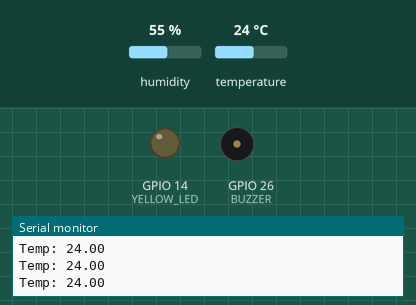
The sketch below on a simulated ESP32. Shown: output pins drawn as LEDs (lit = HIGH), buzzer (waves = sounding, pin HIGH), the last lines printed to the serial monitor. Inputs (shaded band) come from the test bench; at power-on: temperature 24 °C, humidity 55 %.

Above: at 6.2 s.
6.3 s: temperature set to 24.9 °C
At 10.6 s:
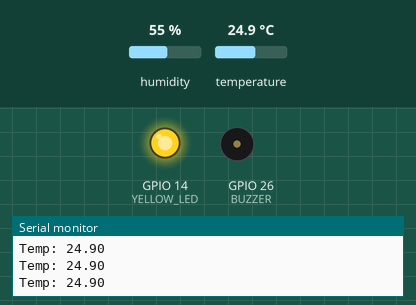
11.3 s: temperature set to 12 °C
At 12.9 s:
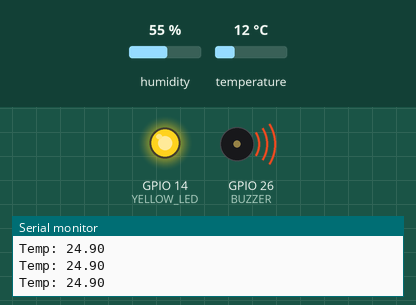
15.5 s: temperature set to 28 °C
At 18.5 s:
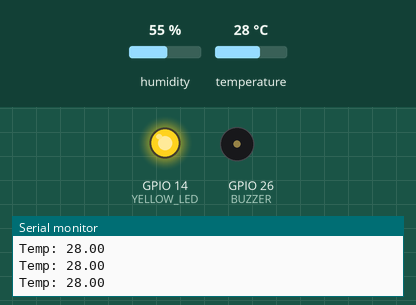
20.5 s: temperature set to 19 °C
At 23.1 s:
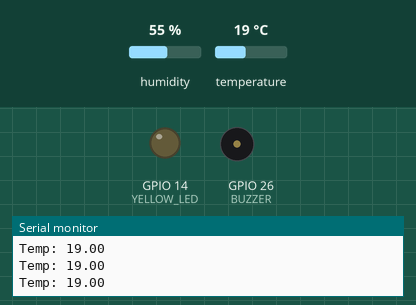
Timing chart, 0 to 24.5 s (numbered marks = the images above; inputs shaded):
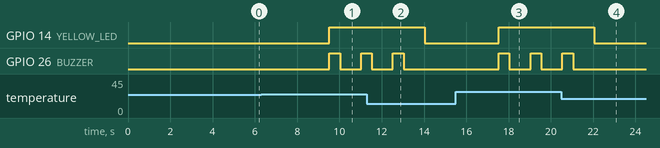

Measured:
- the behaviour switches between 24.3 and 24.4 °C on temperature (found by bisection; images 0 and 1)
- after the input at 6.3 s, GPIO 14 (YELLOW_LED): LOW → HIGH after 3.2 s; GPIO 26 (BUZZER): LOW → HIGH after 3.2 s, → LOW 0.50 s later, → HIGH 1.0 s later
- after the input at 11.3 s, GPIO 14 (YELLOW_LED): HIGH → LOW after 2.7 s; GPIO 26 (BUZZER): goes on until 13.0 s, then stays LOW
- after the input at 15.5 s, GPIO 14 (YELLOW_LED): LOW → HIGH after 2.0 s; GPIO 26 (BUZZER): alternates HIGH for 0.50 s and LOW for 1.0 s, starting after 2.0 s
- after the input at 20.5 s, GPIO 14 (YELLOW_LED): HIGH → LOW after 1.6 s; GPIO 26 (BUZZER): goes on until 21.0 s, then stays LOW

The sketch:

Temperature_sensor.ino
```cpp
#include <DHT.h>   // Library for DHT temperature sensor

#define DHTPIN 4
#define DHTTYPE DHT22
#define YELLOW_LED 14
#define BUZZER 26

DHT dht(DHTPIN, DHTTYPE);

float baseTemp = 0;              // Baseline temperature
const float TEMP_OFFSET = 0.3;   // Threshold offset for fault detection

int tCount = 0; // Counter to confirm fault (avoid false triggers)

void setup() {
  Serial.begin(115200);
  dht.begin();

  pinMode(YELLOW_LED, OUTPUT);
  pinMode(BUZZER, OUTPUT);

  Serial.println("Calibrating...");

  // Take multiple readings to calculate stable baseline temperature
  for (int i = 0; i < 10; i++) {
    baseTemp += dht.readTemperature();
    delay(500);
  }
  baseTemp /= 10; // Average baseline

  Serial.print("Baseline: ");
  Serial.println(baseTemp);
}

void loop() {

  float temp = dht.readTemperature(); // Read current temperature

  // If sensor fails, use baseline value to avoid NaN issues
  if (isnan(temp)) temp = baseTemp;

  // Check if temperature exceeds threshold consistently
  if (temp > baseTemp + TEMP_OFFSET) tCount++;
  else tCount = 0;

  bool fault = (tCount > 3); // Confirm fault after multiple detections

  digitalWrite(YELLOW_LED, fault); // Turn LED ON if fault detected

  if (fault) {
    // Buzzer alert pattern
    digitalWrite(BUZZER, HIGH); delay(500);
    digitalWrite(BUZZER, LOW);  delay(500);
  } else {
    digitalWrite(BUZZER, LOW);
  }

  // Print temperature for monitoring
  Serial.print("Temp: ");
  Serial.println(temp);

  delay(500);
}
```
